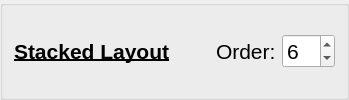
           <widget class="QGroupBox" name="groupBox_29">
            <property name="title">
             <string/>
            </property>
            <property name="flat">
             <bool>true</bool>
            </property>
            <layout class="QGridLayout" name="gridLayout_25">
             <item row="0" column="2">
              <spacer name="horizontalSpacer_20">
               <property name="orientation">
                <enum>Qt::Orientation::Horizontal</enum>
               </property>
               <property name="sizeHint" stdset="0">
                <size>
                 <width>40</width>
                 <height>20</height>
                </size>
               </property>
              </spacer>
             </item>
             <item row="0" column="4">
              <widget class="QSpinBox" name="kcfg_stackedLayoutOrder">
               <property name="font">
                <font>
                 <pointsize>16</pointsize>
                 <italic>false</italic>
                 <bold>false</bold>
                 <underline>false</underline>
                </font>
               </property>
               <property name="maximum">
                <number>12</number>
               </property>
               <property name="value">
                <number>6</number>
               </property>
              </widget>
             </item>
             <item row="0" column="1">
              <widget class="QLabel" name="label_50">
               <property name="font">
                <font>
                 <pointsize>16</pointsize>
                 <italic>false</italic>
                 <bold>true</bold>
                 <underline>true</underline>
                </font>
               </property>
               <property name="text">
                <string>Stacked Layout</string>
               </property>
              </widget>
             </item>
             <item row="0" column="3">
              <widget class="QLabel" name="label_51">
               <property name="font">
                <font>
                 <pointsize>16</pointsize>
                 <italic>false</italic>
                 <bold>false</bold>
                 <underline>false</underline>
                </font>
               </property>
               <property name="text">
                <string>Order:</string>
               </property>
              </widget>
             </item>
            </layout>
           </widget>
